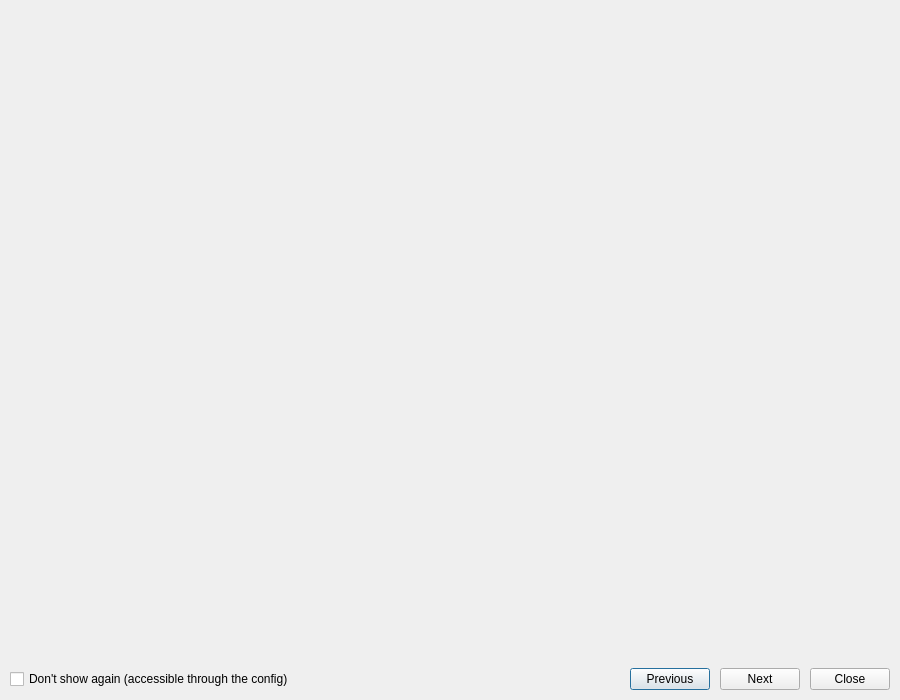
<?xml version="1.0" encoding="UTF-8"?>
<ui version="4.0">
 <class>NewVersionInfoDlg</class>
 <widget class="QDialog" name="NewVersionInfoDlg">
  <property name="geometry">
   <rect>
    <x>0</x>
    <y>0</y>
    <width>900</width>
    <height>700</height>
   </rect>
  </property>
  <property name="windowTitle">
   <string>What's new in GitQlient?</string>
  </property>
  <property name="windowIcon">
   <iconset>
    <normaloff>:/icons/GitQlientLogoSVG</normaloff>:/icons/GitQlientLogoSVG</iconset>
  </property>
  <layout class="QVBoxLayout" name="verticalLayout">
   <property name="spacing">
    <number>0</number>
   </property>
   <property name="leftMargin">
    <number>0</number>
   </property>
   <property name="topMargin">
    <number>0</number>
   </property>
   <property name="rightMargin">
    <number>0</number>
   </property>
   <property name="bottomMargin">
    <number>0</number>
   </property>
   <item>
    <widget class="QStackedWidget" name="stackedWidget">
     <property name="currentIndex">
      <number>-1</number>
     </property>
    </widget>
   </item>
   <item>
    <widget class="QFrame" name="gridFrame">
     <layout class="QHBoxLayout" name="horizontalLayout">
      <property name="spacing">
       <number>10</number>
      </property>
      <property name="leftMargin">
       <number>10</number>
      </property>
      <property name="topMargin">
       <number>10</number>
      </property>
      <property name="rightMargin">
       <number>10</number>
      </property>
      <property name="bottomMargin">
       <number>10</number>
      </property>
      <item>
       <widget class="CheckBox" name="chNotAgain">
        <property name="text">
         <string>Don't show again (accessible through the config)</string>
        </property>
       </widget>
      </item>
      <item>
       <spacer name="horizontalSpacer">
        <property name="orientation">
         <enum>Qt::Orientation::Horizontal</enum>
        </property>
        <property name="sizeHint" stdset="0">
         <size>
          <width>40</width>
          <height>20</height>
         </size>
        </property>
       </spacer>
      </item>
      <item>
       <widget class="QPushButton" name="pbPrevious">
        <property name="text">
         <string>Previous</string>
        </property>
       </widget>
      </item>
      <item>
       <widget class="QPushButton" name="pbNext">
        <property name="text">
         <string>Next</string>
        </property>
       </widget>
      </item>
      <item>
       <widget class="QPushButton" name="pbClose">
        <property name="text">
         <string>Close</string>
        </property>
       </widget>
      </item>
     </layout>
    </widget>
   </item>
  </layout>
 </widget>
 <customwidgets>
  <customwidget>
   <class>CheckBox</class>
   <extends>QCheckBox</extends>
   <header>custom-widgets/CheckBox.h</header>
  </customwidget>
 </customwidgets>
 <resources/>
 <connections/>
</ui>
